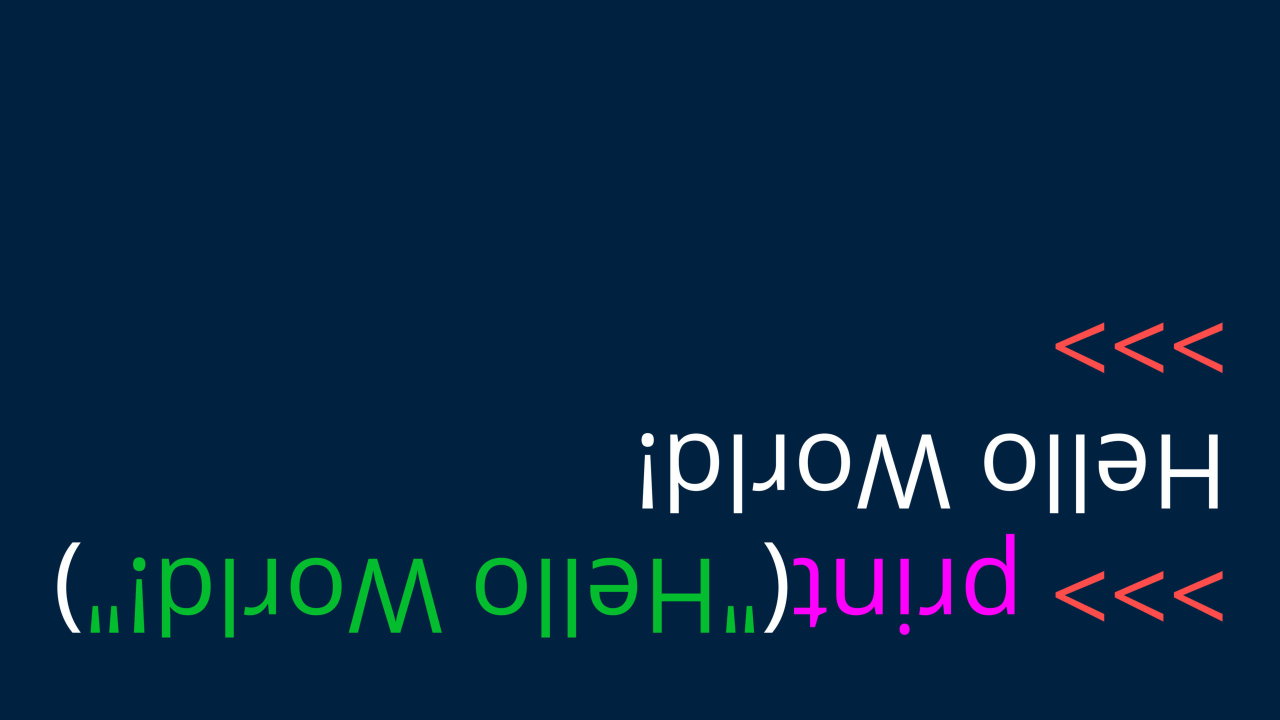
#> input picture src/test-images/helloWorld180.png, 2560 x 1440 px, found by its file name (shown at 1/2 size)
$ python imageProcessing.py
#> lines starting #> are read from the running program, lines starting #| are printed output that depends on the picture
# [79 lines of commented-out code are left out]

from skimage import io as ioski
from skimage.color import rgb2gray
from skimage.transform import rotate, resize
from deskew import determine_skew
import numpy as np

sample_img = "helloWorld180.png"
image = ioski.imread(sample_img)
#> image is the input picture: shape (1440, 2560, 4); mean R, G, B, A 6.3, 38.6, 67.6, 255

grayscale = rgb2gray(image)
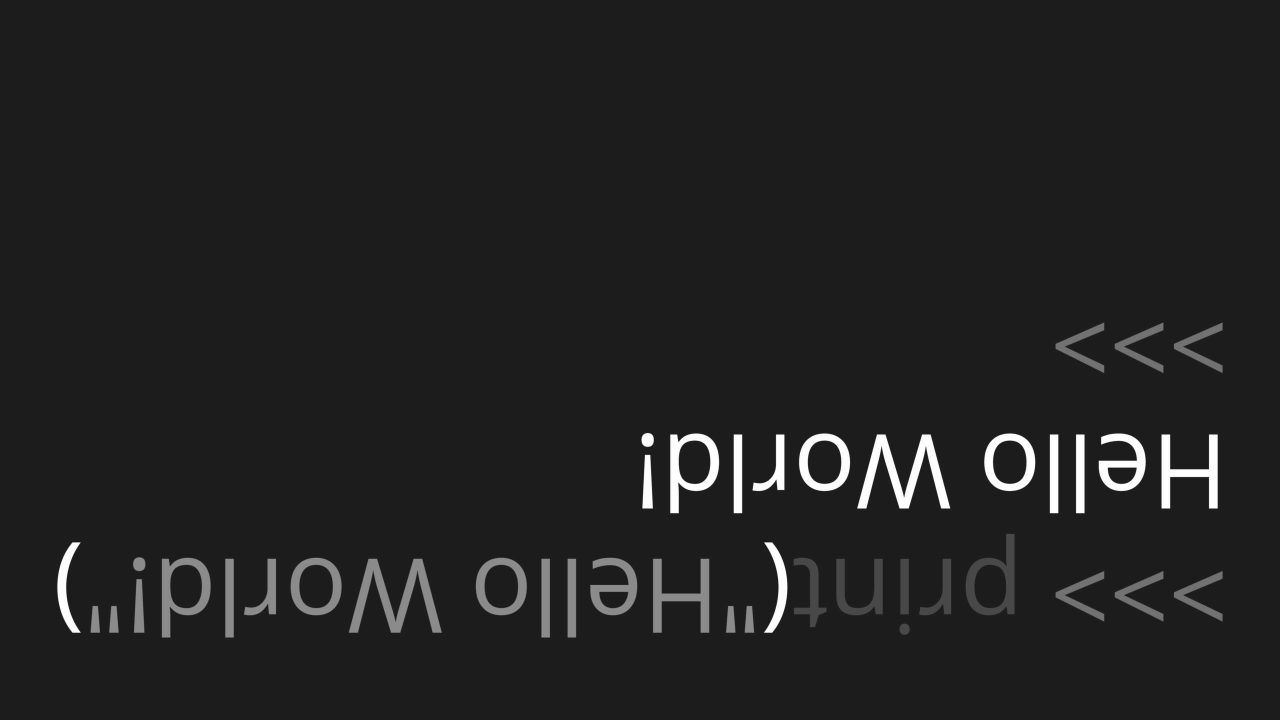
#> grayscale: shape (1440, 2560) float64 (shown at 1/2 size); min 0.0366, max 1, mean 0.133
#> (the run stopped early here; a loop or call above may not have finished)
